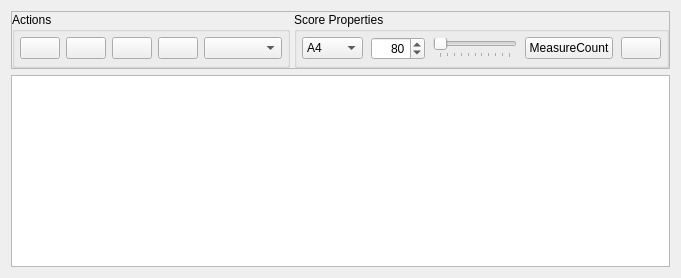
      <widget class="QWidget" name="textTab">
       <attribute name="icon">
        <iconset resource="DrumBurp.qrc">
         <normaloff>:/Icons/Icons/drumburp.png</normaloff>:/Icons/Icons/drumburp.png</iconset>
       </attribute>
       <attribute name="title">
        <string>Score Editor</string>
       </attribute>
       <layout class="QVBoxLayout" name="verticalLayout_3">
        <item>
         <widget class="QFrame" name="frame_3">
          <property name="frameShape">
           <enum>QFrame::StyledPanel</enum>
          </property>
          <property name="frameShadow">
           <enum>QFrame::Raised</enum>
          </property>
          <layout class="QHBoxLayout" name="horizontalLayout_6">
           <property name="spacing">
            <number>4</number>
           </property>
           <property name="margin">
            <number>0</number>
           </property>
           <item>
            <widget class="QGroupBox" name="scoreActionsBox">
             <property name="title">
              <string>Actions</string>
             </property>
             <layout class="QHBoxLayout" name="horizontalLayout_7">
              <property name="margin">
               <number>5</number>
              </property>
              <item>
               <widget class="QPushButton" name="FitWindowButton">
                <property name="sizePolicy">
                 <sizepolicy hsizetype="Fixed" vsizetype="Fixed">
                  <horstretch>0</horstretch>
                  <verstretch>0</verstretch>
                 </sizepolicy>
                </property>
                <property name="toolTip">
                 <string>Fit score in window.</string>
                </property>
                <property name="statusTip">
                 <string>Attempt to make the score as wide as possible within the current window.</string>
                </property>
                <property name="whatsThis">
                 <string>Try to make the score fit in the editing window.

The score width defines how many columns are displayed in the editing window. Selecting this operation tries to set the score width to as many columns as possible so that they will all be visible in the editing window.

Note: if you subsequently change the window size, you'll need to select this operation again to fit the score in the window.</string>
                </property>
                <property name="text">
                 <string/>
                </property>
                <property name="icon">
                 <iconset resource="DrumBurp.qrc">
                  <normaloff>:/Icons/Icons/video-display.png</normaloff>:/Icons/Icons/video-display.png</iconset>
                </property>
               </widget>
              </item>
              <item>
               <widget class="QPushButton" name="FitPageButton">
                <property name="sizePolicy">
                 <sizepolicy hsizetype="Fixed" vsizetype="Fixed">
                  <horstretch>0</horstretch>
                  <verstretch>0</verstretch>
                 </sizepolicy>
                </property>
                <property name="toolTip">
                 <string>Fit score to page.</string>
                </property>
                <property name="statusTip">
                 <string>Attempt to make the score as wide as possible within the current page size.</string>
                </property>
                <property name="whatsThis">
                 <string>&lt;!DOCTYPE HTML PUBLIC &quot;-//W3C//DTD HTML 4.0//EN&quot; &quot;http://www.w3.org/TR/REC-html40/strict.dtd&quot;&gt;
&lt;html&gt;&lt;head&gt;&lt;meta name=&quot;qrichtext&quot; content=&quot;1&quot; /&gt;&lt;style type=&quot;text/css&quot;&gt;
p, li { white-space: pre-wrap; }
&lt;/style&gt;&lt;/head&gt;&lt;body style=&quot; font-family:'MS Shell Dlg 2'; font-size:8.25pt; font-weight:400; font-style:normal;&quot;&gt;
&lt;p style=&quot; margin-top:0px; margin-bottom:0px; margin-left:0px; margin-right:0px; -qt-block-indent:0; text-indent:0px;&quot;&gt;&lt;span style=&quot; font-size:8pt;&quot;&gt;Try to make the score fit in the currently selected page size.&lt;/span&gt;&lt;/p&gt;
&lt;p style=&quot;-qt-paragraph-type:empty; margin-top:0px; margin-bottom:0px; margin-left:0px; margin-right:0px; -qt-block-indent:0; text-indent:0px; font-size:8pt;&quot;&gt;&lt;/p&gt;
&lt;p style=&quot; margin-top:0px; margin-bottom:0px; margin-left:0px; margin-right:0px; -qt-block-indent:0; text-indent:0px;&quot;&gt;&lt;span style=&quot; font-size:8pt;&quot;&gt;The score width defines how many columns are displayed in the editing window. Selecting this operation tries to set the score width to as many columns as possible so that they will fit in the page size currently selected. The number of columns that fits in a given page depends on the note font size.&lt;/span&gt;&lt;/p&gt;
&lt;p style=&quot;-qt-paragraph-type:empty; margin-top:0px; margin-bottom:0px; margin-left:0px; margin-right:0px; -qt-block-indent:0; text-indent:0px; font-size:8pt;&quot;&gt;&lt;/p&gt;
&lt;p style=&quot; margin-top:0px; margin-bottom:0px; margin-left:0px; margin-right:0px; -qt-block-indent:0; text-indent:0px;&quot;&gt;&lt;span style=&quot; font-size:8pt;&quot;&gt;Note: if you subsequently change the page size, you'll need to select this operation again to fit the score in the page.&lt;/span&gt;&lt;/p&gt;&lt;/body&gt;&lt;/html&gt;</string>
                </property>
                <property name="text">
                 <string/>
                </property>
                <property name="icon">
                 <iconset resource="DrumBurp.qrc">
                  <normaloff>:/Icons/Icons/fit-page</normaloff>:/Icons/Icons/fit-page</iconset>
                </property>
               </widget>
              </item>
              <item>
               <widget class="QPushButton" name="PrintScoreButton">
                <property name="sizePolicy">
                 <sizepolicy hsizetype="Fixed" vsizetype="Fixed">
                  <horstretch>0</horstretch>
                  <verstretch>0</verstretch>
                 </sizepolicy>
                </property>
                <property name="toolTip">
                 <string>Print this score.</string>
                </property>
                <property name="statusTip">
                 <string>Print this score.</string>
                </property>
                <property name="whatsThis">
                 <string>Print the score.

Selecting this option will try to print the score to whatever printer you choose. You'll see a print preview dialog before printing occurs; you can use this to check that you're going to get what you expect.</string>
                </property>
                <property name="text">
                 <string/>
                </property>
                <property name="icon">
                 <iconset resource="DrumBurp.qrc">
                  <normaloff>:/Icons/Icons/document-print.png</normaloff>:/Icons/Icons/document-print.png</iconset>
                </property>
               </widget>
              </item>
              <item>
               <widget class="QPushButton" name="PrintPdfButton">
                <property name="sizePolicy">
                 <sizepolicy hsizetype="Fixed" vsizetype="Fixed">
                  <horstretch>0</horstretch>
                  <verstretch>0</verstretch>
                 </sizepolicy>
                </property>
                <property name="toolTip">
                 <string>Export to PDF</string>
                </property>
                <property name="statusTip">
                 <string>Export this score to a PDF file</string>
                </property>
                <property name="whatsThis">
                 <string>Export this score to a PDF file.

If you want to share the score you've written, it may be easier to do it as a PDF file. Select this option to write the score to a PDF: you'll see a print preview dialog before it exports, so you can check what you'll be getting.</string>
                </property>
                <property name="text">
                 <string/>
                </property>
                <property name="icon">
                 <iconset resource="DrumBurp.qrc">
                  <normaloff>:/Icons/Icons/pdf.png</normaloff>:/Icons/Icons/pdf.png</iconset>
                </property>
               </widget>
              </item>
              <item>
               <widget class="QComboBox" name="sectionNavigator">
                <property name="sizePolicy">
                 <sizepolicy hsizetype="MinimumExpanding" vsizetype="Fixed">
                  <horstretch>0</horstretch>
                  <verstretch>0</verstretch>
                 </sizepolicy>
                </property>
                <property name="toolTip">
                 <string>Section navigator</string>
                </property>
                <property name="statusTip">
                 <string>Quickly jump to a section of the score</string>
                </property>
                <property name="whatsThis">
                 <string>Section navigator

Sections in the score are defined by a section end barline, and the title that appears before it. You can quickly jump to the beginning of any section defined in the current score by selecting it from this drop down box.</string>
                </property>
                <property name="sizeAdjustPolicy">
                 <enum>QComboBox::AdjustToContents</enum>
                </property>
                <property name="minimumContentsLength">
                 <number>6</number>
                </property>
                <property name="duplicatesEnabled">
                 <bool>true</bool>
                </property>
               </widget>
              </item>
             </layout>
            </widget>
           </item>
           <item>
            <widget class="QGroupBox" name="scorePropertiesGroup">
             <property name="title">
              <string>Score Properties</string>
             </property>
             <property name="flat">
              <bool>false</bool>
             </property>
             <property name="checkable">
              <bool>false</bool>
             </property>
             <layout class="QHBoxLayout" name="horizontalLayout_8">
              <property name="spacing">
               <number>8</number>
              </property>
              <property name="margin">
               <number>5</number>
              </property>
              <item>
               <widget class="QComboBox" name="paperBox">
                <property name="toolTip">
                 <string>Page size</string>
                </property>
                <property name="statusTip">
                 <string>Select the page size</string>
                </property>
                <property name="whatsThis">
                 <string>Set the page size.

The page size determines the number of pages used by the current font size and score width settings, as well as affecting printing and PDF export.</string>
                </property>
                <item>
                 <property name="text">
                  <string>A4</string>
                 </property>
                </item>
                <item>
                 <property name="text">
                  <string>Letter</string>
                 </property>
                </item>
               </widget>
              </item>
              <item>
               <widget class="QSpinBox" name="widthSpinBox">
                <property name="sizePolicy">
                 <sizepolicy hsizetype="Preferred" vsizetype="Fixed">
                  <horstretch>0</horstretch>
                  <verstretch>0</verstretch>
                 </sizepolicy>
                </property>
                <property name="toolTip">
                 <string>Score width</string>
                </property>
                <property name="statusTip">
                 <string>The number of columns to display the score with</string>
                </property>
                <property name="whatsThis">
                 <string>The score width

The score width is the number of columns used to display the current score. DrumBurp will try to add each measure to a staff until the score width is reached, then following measure will be added to the next staff. 

The score width can be whatever you want it to be. When you're creating a score, you might want to use as much screen real estate as possible, so you could use the 'Fit to Window' option. 

However, when you print, or export to PDF/ASCII, you might want the width to be something which fits on a page: use the 'Fit to Page' option then.</string>
                </property>
                <property name="frame">
                 <bool>true</bool>
                </property>
                <property name="alignment">
                 <set>Qt::AlignRight|Qt::AlignTrailing|Qt::AlignVCenter</set>
                </property>
                <property name="buttonSymbols">
                 <enum>QAbstractSpinBox::UpDownArrows</enum>
                </property>
                <property name="minimum">
                 <number>10</number>
                </property>
                <property name="maximum">
                 <number>1000</number>
                </property>
                <property name="value">
                 <number>80</number>
                </property>
               </widget>
              </item>
              <item>
               <widget class="QSlider" name="lineSpaceSlider">
                <property name="sizePolicy">
                 <sizepolicy hsizetype="Fixed" vsizetype="Fixed">
                  <horstretch>0</horstretch>
                  <verstretch>0</verstretch>
                 </sizepolicy>
                </property>
                <property name="toolTip">
                 <string>Inter-staff distance</string>
                </property>
                <property name="statusTip">
                 <string>The distance between each staff in the score</string>
                </property>
                <property name="whatsThis">
                 <string>Change the distance between each staff in the score.

Each staff in the score is placed by DrumBurp with a certain amount of space separating them. You can adjust how much space is used with this slider.</string>
                </property>
                <property name="maximum">
                 <number>100</number>
                </property>
                <property name="tracking">
                 <bool>false</bool>
                </property>
                <property name="orientation">
                 <enum>Qt::Horizontal</enum>
                </property>
                <property name="invertedAppearance">
                 <bool>false</bool>
                </property>
                <property name="invertedControls">
                 <bool>false</bool>
                </property>
                <property name="tickPosition">
                 <enum>QSlider::TicksBelow</enum>
                </property>
               </widget>
              </item>
              <item>
               <widget class="QPushButton" name="defaultMeasureButton">
                <property name="sizePolicy">
                 <sizepolicy hsizetype="MinimumExpanding" vsizetype="Fixed">
                  <horstretch>0</horstretch>
                  <verstretch>0</verstretch>
                 </sizepolicy>
                </property>
                <property name="toolTip">
                 <string>Default count</string>
                </property>
                <property name="statusTip">
                 <string>The default count to use for new measures</string>
                </property>
                <property name="whatsThis">
                 <string>Display and edit the default measure count.

A score has a default measure count: this is the count that is given to new measures by default. This count is displayed here. You can change the default count with the dialog that comes up when you click here.</string>
                </property>
                <property name="text">
                 <string>MeasureCount</string>
                </property>
               </widget>
              </item>
              <item>
               <widget class="QPushButton" name="fontsButton">
                <property name="sizePolicy">
                 <sizepolicy hsizetype="Maximum" vsizetype="Fixed">
                  <horstretch>0</horstretch>
                  <verstretch>0</verstretch>
                 </sizepolicy>
                </property>
                <property name="toolTip">
                 <string>Fonts</string>
                </property>
                <property name="statusTip">
                 <string>Adjust the fonts used by this score</string>
                </property>
                <property name="whatsThis">
                 <string>Show/hide the font selection window.

The font window is a floating dialog that you can use to adjust the fonts used to display the score. This button shows/hides it when you toggle it.</string>
                </property>
                <property name="text">
                 <string/>
                </property>
                <property name="icon">
                 <iconset resource="DrumBurp.qrc">
                  <normaloff>:/Icons/Icons/preferences-desktop-font.png</normaloff>:/Icons/Icons/preferences-desktop-font.png</iconset>
                </property>
               </widget>
              </item>
             </layout>
            </widget>
           </item>
          </layout>
         </widget>
        </item>
        <item>
         <widget class="ScoreView" name="scoreView">
          <property name="focusPolicy">
           <enum>Qt::ClickFocus</enum>
          </property>
          <property name="contextMenuPolicy">
           <enum>Qt::NoContextMenu</enum>
          </property>
          <property name="acceptDrops">
           <bool>false</bool>
          </property>
          <property name="whatsThis">
           <string>The score editing window.

This window displays the current score, and allows you to edit.

To add a note, just click where you want it to appear. To add a note with a different symbol, middle-click and select from the menu. For other operations, right-click on notes, measures and measure lines: a context menu will tell you what you can do.

To edit nearly anything else, double click on it: the count of a measure, repeat markers, score information, the drumkit.

To select a measure/measures, click and drag: selected measures can be copy/pasted, deleted, cleared, and more.</string>
          </property>
          <property name="lineWidth">
           <number>1</number>
          </property>
          <property name="alignment">
           <set>Qt::AlignLeading|Qt::AlignLeft|Qt::AlignTop</set>
          </property>
          <property name="renderHints">
           <set>QPainter::HighQualityAntialiasing|QPainter::TextAntialiasing</set>
          </property>
          <property name="dragMode">
           <enum>QGraphicsView::NoDrag</enum>
          </property>
          <property name="transformationAnchor">
           <enum>QGraphicsView::NoAnchor</enum>
          </property>
          <property name="rubberBandSelectionMode">
           <enum>Qt::IntersectsItemBoundingRect</enum>
          </property>
         </widget>
        </item>
       </layout>
      </widget>
